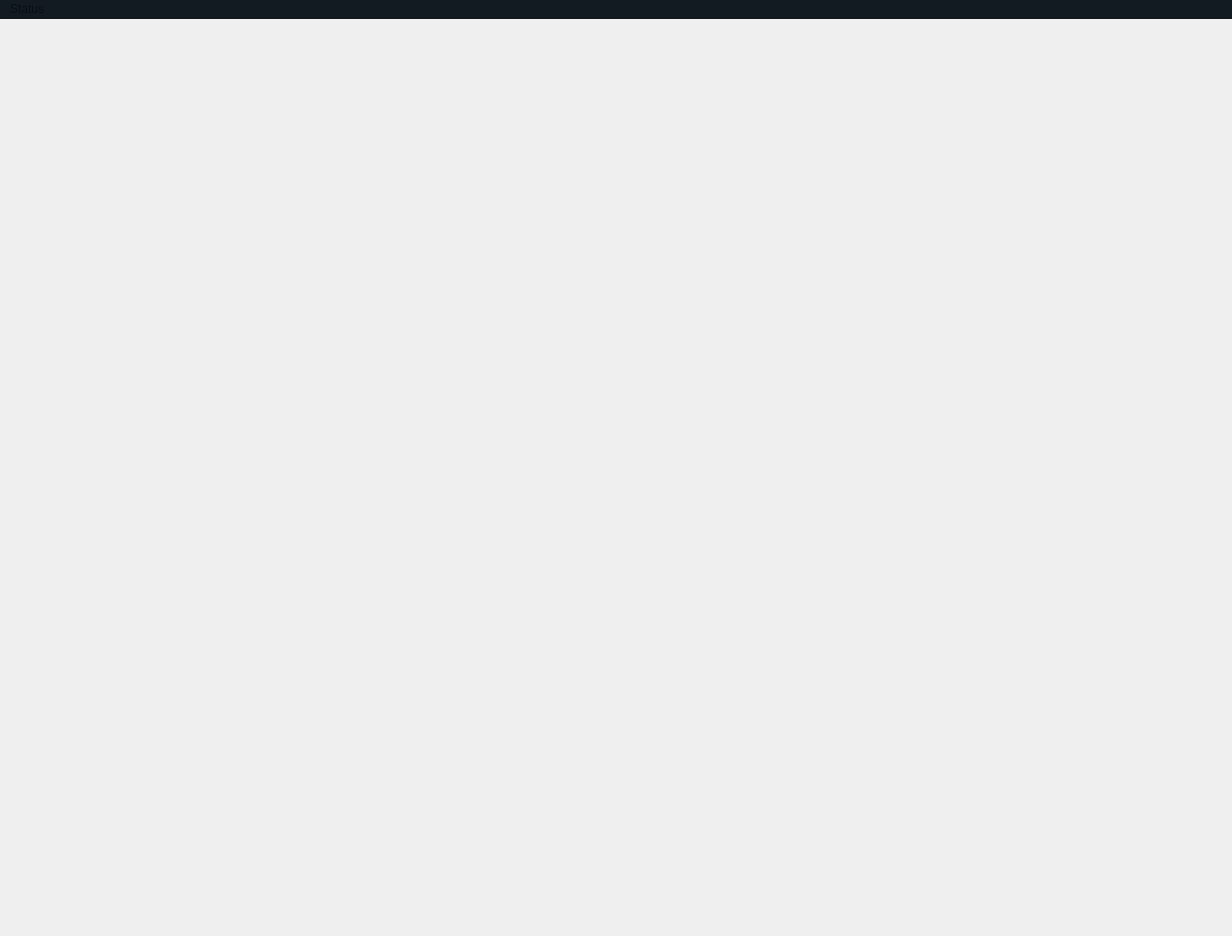
<?xml version="1.0" encoding="UTF-8"?>
<ui version="4.0">
 <class>KaijuFight</class>
 <widget class="QMainWindow" name="KaijuFight">
  <property name="geometry">
   <rect>
    <x>0</x>
    <y>0</y>
    <width>1232</width>
    <height>936</height>
   </rect>
  </property>
  <property name="palette">
   <palette>
    <active>
     <colorrole role="WindowText">
      <brush brushstyle="SolidPattern">
       <color alpha="255">
        <red>255</red>
        <green>255</green>
        <blue>255</blue>
       </color>
      </brush>
     </colorrole>
     <colorrole role="Button">
      <brush brushstyle="SolidPattern">
       <color alpha="255">
        <red>19</red>
        <green>27</green>
        <blue>34</blue>
       </color>
      </brush>
     </colorrole>
     <colorrole role="Light">
      <brush brushstyle="SolidPattern">
       <color alpha="255">
        <red>28</red>
        <green>41</green>
        <blue>51</blue>
       </color>
      </brush>
     </colorrole>
     <colorrole role="Midlight">
      <brush brushstyle="SolidPattern">
       <color alpha="255">
        <red>23</red>
        <green>34</green>
        <blue>42</blue>
       </color>
      </brush>
     </colorrole>
     <colorrole role="Dark">
      <brush brushstyle="SolidPattern">
       <color alpha="255">
        <red>9</red>
        <green>14</green>
        <blue>17</blue>
       </color>
      </brush>
     </colorrole>
     <colorrole role="Mid">
      <brush brushstyle="SolidPattern">
       <color alpha="255">
        <red>12</red>
        <green>18</green>
        <blue>23</blue>
       </color>
      </brush>
     </colorrole>
     <colorrole role="Text">
      <brush brushstyle="SolidPattern">
       <color alpha="255">
        <red>246</red>
        <green>245</green>
        <blue>244</blue>
       </color>
      </brush>
     </colorrole>
     <colorrole role="BrightText">
      <brush brushstyle="SolidPattern">
       <color alpha="255">
        <red>255</red>
        <green>255</green>
        <blue>255</blue>
       </color>
      </brush>
     </colorrole>
     <colorrole role="ButtonText">
      <brush brushstyle="SolidPattern">
       <color alpha="255">
        <red>255</red>
        <green>255</green>
        <blue>255</blue>
       </color>
      </brush>
     </colorrole>
     <colorrole role="Base">
      <brush brushstyle="SolidPattern">
       <color alpha="255">
        <red>0</red>
        <green>0</green>
        <blue>0</blue>
       </color>
      </brush>
     </colorrole>
     <colorrole role="Window">
      <brush brushstyle="SolidPattern">
       <color alpha="255">
        <red>19</red>
        <green>27</green>
        <blue>34</blue>
       </color>
      </brush>
     </colorrole>
     <colorrole role="Shadow">
      <brush brushstyle="SolidPattern">
       <color alpha="255">
        <red>0</red>
        <green>0</green>
        <blue>0</blue>
       </color>
      </brush>
     </colorrole>
     <colorrole role="Highlight">
      <brush brushstyle="SolidPattern">
       <color alpha="255">
        <red>19</red>
        <green>27</green>
        <blue>34</blue>
       </color>
      </brush>
     </colorrole>
     <colorrole role="HighlightedText">
      <brush brushstyle="SolidPattern">
       <color alpha="255">
        <red>255</red>
        <green>255</green>
        <blue>255</blue>
       </color>
      </brush>
     </colorrole>
     <colorrole role="AlternateBase">
      <brush brushstyle="SolidPattern">
       <color alpha="255">
        <red>9</red>
        <green>13</green>
        <blue>17</blue>
       </color>
      </brush>
     </colorrole>
     <colorrole role="ToolTipBase">
      <brush brushstyle="SolidPattern">
       <color alpha="255">
        <red>255</red>
        <green>255</green>
        <blue>255</blue>
       </color>
      </brush>
     </colorrole>
     <colorrole role="ToolTipText">
      <brush brushstyle="SolidPattern">
       <color alpha="255">
        <red>0</red>
        <green>0</green>
        <blue>0</blue>
       </color>
      </brush>
     </colorrole>
     <colorrole role="PlaceholderText">
      <brush brushstyle="SolidPattern">
       <color alpha="255">
        <red>19</red>
        <green>27</green>
        <blue>34</blue>
       </color>
      </brush>
     </colorrole>
    </active>
    <inactive>
     <colorrole role="WindowText">
      <brush brushstyle="SolidPattern">
       <color alpha="255">
        <red>0</red>
        <green>0</green>
        <blue>0</blue>
       </color>
      </brush>
     </colorrole>
     <colorrole role="Button">
      <brush brushstyle="SolidPattern">
       <color alpha="255">
        <red>239</red>
        <green>239</green>
        <blue>239</blue>
       </color>
      </brush>
     </colorrole>
     <colorrole role="Light">
      <brush brushstyle="SolidPattern">
       <color alpha="255">
        <red>255</red>
        <green>255</green>
        <blue>255</blue>
       </color>
      </brush>
     </colorrole>
     <colorrole role="Midlight">
      <brush brushstyle="SolidPattern">
       <color alpha="255">
        <red>202</red>
        <green>202</green>
        <blue>202</blue>
       </color>
      </brush>
     </colorrole>
     <colorrole role="Dark">
      <brush brushstyle="SolidPattern">
       <color alpha="255">
        <red>159</red>
        <green>159</green>
        <blue>159</blue>
       </color>
      </brush>
     </colorrole>
     <colorrole role="Mid">
      <brush brushstyle="SolidPattern">
       <color alpha="255">
        <red>184</red>
        <green>184</green>
        <blue>184</blue>
       </color>
      </brush>
     </colorrole>
     <colorrole role="Text">
      <brush brushstyle="SolidPattern">
       <color alpha="255">
        <red>0</red>
        <green>0</green>
        <blue>0</blue>
       </color>
      </brush>
     </colorrole>
     <colorrole role="BrightText">
      <brush brushstyle="SolidPattern">
       <color alpha="255">
        <red>255</red>
        <green>255</green>
        <blue>255</blue>
       </color>
      </brush>
     </colorrole>
     <colorrole role="ButtonText">
      <brush brushstyle="SolidPattern">
       <color alpha="255">
        <red>0</red>
        <green>0</green>
        <blue>0</blue>
       </color>
      </brush>
     </colorrole>
     <colorrole role="Base">
      <brush brushstyle="SolidPattern">
       <color alpha="255">
        <red>255</red>
        <green>255</green>
        <blue>255</blue>
       </color>
      </brush>
     </colorrole>
     <colorrole role="Window">
      <brush brushstyle="SolidPattern">
       <color alpha="255">
        <red>239</red>
        <green>239</green>
        <blue>239</blue>
       </color>
      </brush>
     </colorrole>
     <colorrole role="Shadow">
      <brush brushstyle="SolidPattern">
       <color alpha="255">
        <red>118</red>
        <green>118</green>
        <blue>118</blue>
       </color>
      </brush>
     </colorrole>
     <colorrole role="Highlight">
      <brush brushstyle="SolidPattern">
       <color alpha="255">
        <red>48</red>
        <green>140</green>
        <blue>198</blue>
       </color>
      </brush>
     </colorrole>
     <colorrole role="HighlightedText">
      <brush brushstyle="SolidPattern">
       <color alpha="255">
        <red>255</red>
        <green>255</green>
        <blue>255</blue>
       </color>
      </brush>
     </colorrole>
     <colorrole role="AlternateBase">
      <brush brushstyle="SolidPattern">
       <color alpha="255">
        <red>247</red>
        <green>247</green>
        <blue>247</blue>
       </color>
      </brush>
     </colorrole>
     <colorrole role="ToolTipBase">
      <brush brushstyle="SolidPattern">
       <color alpha="255">
        <red>255</red>
        <green>255</green>
        <blue>220</blue>
       </color>
      </brush>
     </colorrole>
     <colorrole role="ToolTipText">
      <brush brushstyle="SolidPattern">
       <color alpha="255">
        <red>0</red>
        <green>0</green>
        <blue>0</blue>
       </color>
      </brush>
     </colorrole>
     <colorrole role="PlaceholderText">
      <brush brushstyle="SolidPattern">
       <color alpha="128">
        <red>0</red>
        <green>0</green>
        <blue>0</blue>
       </color>
      </brush>
     </colorrole>
    </inactive>
    <disabled>
     <colorrole role="WindowText">
      <brush brushstyle="SolidPattern">
       <color alpha="255">
        <red>9</red>
        <green>14</green>
        <blue>17</blue>
       </color>
      </brush>
     </colorrole>
     <colorrole role="Button">
      <brush brushstyle="SolidPattern">
       <color alpha="255">
        <red>19</red>
        <green>27</green>
        <blue>34</blue>
       </color>
      </brush>
     </colorrole>
     <colorrole role="Light">
      <brush brushstyle="SolidPattern">
       <color alpha="255">
        <red>28</red>
        <green>41</green>
        <blue>51</blue>
       </color>
      </brush>
     </colorrole>
     <colorrole role="Midlight">
      <brush brushstyle="SolidPattern">
       <color alpha="255">
        <red>23</red>
        <green>34</green>
        <blue>42</blue>
       </color>
      </brush>
     </colorrole>
     <colorrole role="Dark">
      <brush brushstyle="SolidPattern">
       <color alpha="255">
        <red>9</red>
        <green>14</green>
        <blue>17</blue>
       </color>
      </brush>
     </colorrole>
     <colorrole role="Mid">
      <brush brushstyle="SolidPattern">
       <color alpha="255">
        <red>12</red>
        <green>18</green>
        <blue>23</blue>
       </color>
      </brush>
     </colorrole>
     <colorrole role="Text">
      <brush brushstyle="SolidPattern">
       <color alpha="255">
        <red>9</red>
        <green>14</green>
        <blue>17</blue>
       </color>
      </brush>
     </colorrole>
     <colorrole role="BrightText">
      <brush brushstyle="SolidPattern">
       <color alpha="255">
        <red>255</red>
        <green>255</green>
        <blue>255</blue>
       </color>
      </brush>
     </colorrole>
     <colorrole role="ButtonText">
      <brush brushstyle="SolidPattern">
       <color alpha="255">
        <red>9</red>
        <green>14</green>
        <blue>17</blue>
       </color>
      </brush>
     </colorrole>
     <colorrole role="Base">
      <brush brushstyle="SolidPattern">
       <color alpha="255">
        <red>19</red>
        <green>27</green>
        <blue>34</blue>
       </color>
      </brush>
     </colorrole>
     <colorrole role="Window">
      <brush brushstyle="SolidPattern">
       <color alpha="255">
        <red>19</red>
        <green>27</green>
        <blue>34</blue>
       </color>
      </brush>
     </colorrole>
     <colorrole role="Shadow">
      <brush brushstyle="SolidPattern">
       <color alpha="255">
        <red>177</red>
        <green>177</green>
        <blue>177</blue>
       </color>
      </brush>
     </colorrole>
     <colorrole role="Highlight">
      <brush brushstyle="SolidPattern">
       <color alpha="255">
        <red>145</red>
        <green>145</green>
        <blue>145</blue>
       </color>
      </brush>
     </colorrole>
     <colorrole role="HighlightedText">
      <brush brushstyle="SolidPattern">
       <color alpha="255">
        <red>255</red>
        <green>255</green>
        <blue>255</blue>
       </color>
      </brush>
     </colorrole>
     <colorrole role="AlternateBase">
      <brush brushstyle="SolidPattern">
       <color alpha="255">
        <red>247</red>
        <green>247</green>
        <blue>247</blue>
       </color>
      </brush>
     </colorrole>
     <colorrole role="ToolTipBase">
      <brush brushstyle="SolidPattern">
       <color alpha="255">
        <red>255</red>
        <green>255</green>
        <blue>220</blue>
       </color>
      </brush>
     </colorrole>
     <colorrole role="ToolTipText">
      <brush brushstyle="SolidPattern">
       <color alpha="255">
        <red>0</red>
        <green>0</green>
        <blue>0</blue>
       </color>
      </brush>
     </colorrole>
     <colorrole role="PlaceholderText">
      <brush brushstyle="SolidPattern">
       <color alpha="128">
        <red>0</red>
        <green>0</green>
        <blue>0</blue>
       </color>
      </brush>
     </colorrole>
    </disabled>
   </palette>
  </property>
  <property name="windowTitle">
   <string>MainWindow</string>
  </property>
  <property name="autoFillBackground">
   <bool>false</bool>
  </property>
  <widget class="QWidget" name="centralwidget">
   <property name="enabled">
    <bool>false</bool>
   </property>
   <property name="font">
    <font>
     <family>Ubuntu</family>
    </font>
   </property>
   <property name="autoFillBackground">
    <bool>false</bool>
   </property>
   <widget class="QWidget" name="horizontalLayoutWidget">
    <property name="geometry">
     <rect>
      <x>50</x>
      <y>40</y>
      <width>331</width>
      <height>80</height>
     </rect>
    </property>
    <layout class="QHBoxLayout" name="horizontalLayout"/>
   </widget>
  </widget>
  <widget class="QMenuBar" name="menubar">
   <property name="enabled">
    <bool>false</bool>
   </property>
   <property name="geometry">
    <rect>
     <x>0</x>
     <y>0</y>
     <width>1232</width>
     <height>23</height>
    </rect>
   </property>
   <property name="autoFillBackground">
    <bool>false</bool>
   </property>
   <property name="defaultUp">
    <bool>false</bool>
   </property>
   <property name="nativeMenuBar">
    <bool>true</bool>
   </property>
   <widget class="QMenu" name="Yadelee">
    <property name="enabled">
     <bool>false</bool>
    </property>
    <property name="title">
     <string>Status</string>
    </property>
    <addaction name="SearchBar"/>
   </widget>
   <addaction name="Yadelee"/>
  </widget>
  <action name="SearchBar">
   <property name="enabled">
    <bool>false</bool>
   </property>
   <property name="text">
    <string>adsfad</string>
   </property>
   <property name="iconText">
    <string>adsfad</string>
   </property>
  </action>
 </widget>
 <resources/>
 <connections/>
</ui>
